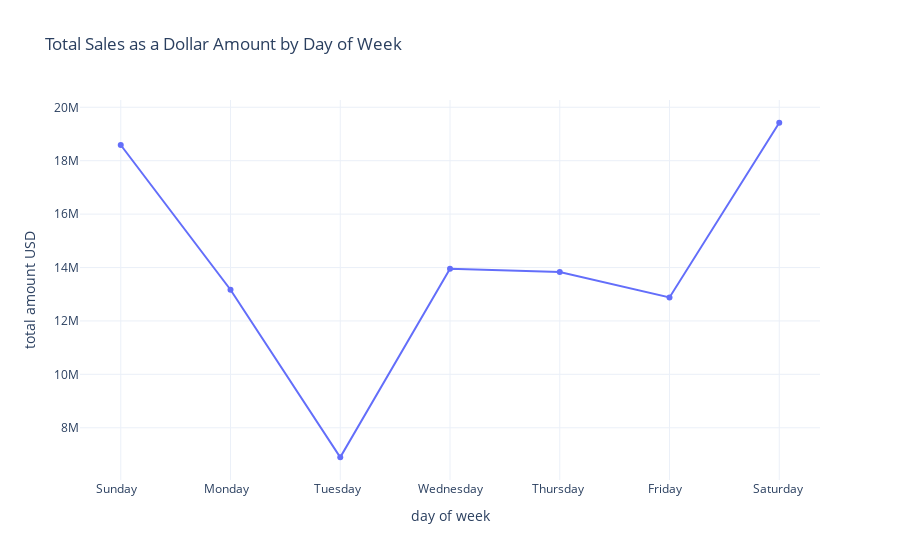

The cell this chart's notebook holds for it:
### Markdown cell above
# 1.1.11 The Executives have also asked you to provide your best example of a data visualization for one of the above queries

You may choose any one of the above queries. 

It's best to select the one that you think will provide the most interesting data visualization.  

You are allowed to add a pivot as demonstrated in the labs if it is needed for your data visualization.

### Code cell
def fig_sales_by_dow():
    fig = px.line(sales_by_dow(), x='day_of_week', y='total_amount',
                 title='Total Sales as a Dollar Amount by Day of Week',
                 labels={'day_of_week': 'day of week',
                        'total_amount':'total amount USD'},
                 template='plotly_white',
                 markers=True)
    fig.show()
    return
fig_sales_by_dow()

### Figure 1 — Plotly figure (JSON) as saved in the notebook; plotly's stock layout.template omitted (floating-point values rounded to 4 significant figures)
{"data": [{"hovertemplate": "day of week=%{x}<br>total amount USD=%{y}<extra></extra>", "legendgroup": "", "line": {"color": "#636efa", "dash": "solid"}, "marker": {"symbol": "circle"}, "mode": "markers+lines", "name": "", "orientation": "v", "showlegend": false, "type": "scatter", "x": ["Sunday   ", "Monday   ", "Tuesday  ", "Wednesday", "Thursday ", "Friday   ", "Saturday "], "xaxis": "x", "y": [18589068, 13167720, 6895332, 13952556, 13834644, 12878628, 19421460], "yaxis": "y"}], "layout": {"legend": {"tracegroupgap": 0}, "title": {"text": "Total Sales as a Dollar Amount by Day of Week"}, "xaxis": {"anchor": "y", "domain": [0, 1], "title": {"text": "day of week"}}, "yaxis": {"anchor": "x", "domain": [0, 1], "title": {"text": "total amount USD"}}}}
